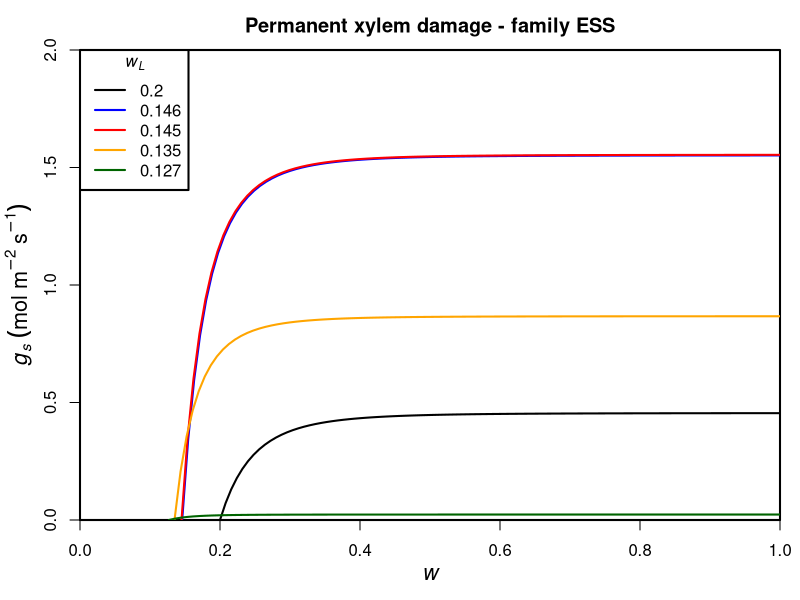

Write the R code that produced this figure.

# gsmax
gsmaxf <- function(w,
                   a=1.6, nZ=0.5, p=43200, l=1.8e-5, LAI=1, h=l*a*LAI/nZ*p, VPD=0.02,
                   pe=-1.58*10^-3, b=4.38, h2=h/1000, kxmax=5, c=5.71, d=10.05){
  
  # xylem conductance function
  kxf <- function(x)kxmax*exp(-(-x/d)^c)
  # minimum xylem water potential function for given w
  pxminf <- function(w){
    ps <- pe*w^(-b)
    f1 <- function(x)(ps-x)*h2*kxf(x)
    res <- optimize(f1, c(-20, pe), tol=.Machine$double.eps, maximum=T)$maximum
    return(res)
  }
  
  ps <- pe*w^(-b)
  pxmin <- pxminf(w)
  res <- (ps-pxmin)*h2*kxf(pxmin)/(h*VPD)
  return(res)
}
gsmaxf1 <- Vectorize(gsmaxf)

# gswL(w)
gswLf <- function(w, wL,
                  a=1.6, nZ=0.5, p=43200, l=1.8e-5, LAI=1, h=l*a*LAI/nZ*p, VPD=0.02,
                  pe=-1.58*10^-3, b=4.38, h2=h/1000, kxmax=5, c=5.71, d=10.05){
  # xylem conductance function
  kxf <- function(x)kxmax*exp(-(-x/d)^c)
  
  pxmin <- pe*wL^(-b)
  res <- (pe*w^-b-pxmin)*h2*kxf(pxmin)/(h*VPD)
  return(res)
}
# gswL(wL) at given w
gswLwLf <- function(wL, w,
                    a=1.6, nZ=0.5, p=43200, l=1.8e-5, LAI=1, h=l*a*LAI/nZ*p, VPD=0.02,
                    pe=-1.58*10^-3, b=4.38, h2=h/1000, kxmax=5, c=5.71, d=10.05){
  # xylem conductance function
  kxf <- function(x)kxmax*exp(-(-x/d)^c)
  
  pxmin <- pe*wL^(-b)
  res <- (pe*w^-b-pxmin)*h2*kxf(pxmin)/(h*VPD)
  return(res)
}

# Figure
# gswL(w)
windows(8, 6)
par(mgp=c(2.2, 1, 0), xaxs="i", yaxs="i", lwd=2, mar=c(4, 4, 2.5, 1), mfrow=c(1,1))

#curve(gsmaxf1, 0, 1, xlim=c(0, 1), ylim=c(0, 2), cex.lab=1.3,
#      main="Water use envelope & family ESS",
#      xlab=expression(italic(w)),
#      ylab=expression(italic(g[s])~(mol~m^-2~s^-1)))
#with(data.frame(wL=c(0.3)),
#     {gswLf1 <- function(w)gswLf(w, wL)
#     curve(gswLf1, wL, 1, add=T, col="darkgreen")})
with(data.frame(wL=c(0.2)),
     {gswLf1 <- function(w)gswLf(w, wL)
     curve(gswLf1, wL, 1, xlim=c(0, 1), ylim=c(0, 2), cex.lab=1.3,
           main="Permanent xylem damage - family ESS",
           xlab=expression(italic(w)),
           ylab=expression(italic(g[s])~(mol~m^-2~s^-1)))})
with(data.frame(wL=c(0.146)),
     {gswLf1 <- function(w)gswLf(w, wL)
     curve(gswLf1, wL, 1, add=T, col="blue")})
with(data.frame(wL=c(0.145)),
     {gswLf1 <- function(w)gswLf(w, wL)
     curve(gswLf1, wL, 1, add=T, col="red")})
with(data.frame(wL=c(0.135)),
     {gswLf1 <- function(w)gswLf(w, wL)
     curve(gswLf1, wL, 1, add=T, col="orange")})
with(data.frame(wL=c(0.127)),
     {gswLf1 <- function(w)gswLf(w, wL)
     curve(gswLf1, wL, 1, add=T, col="darkgreen")})
legend("topleft", c("0.2", "0.146", "0.145", "0.135", "0.127"), lty=c(1, 1, 1, 1, 1), col=c("black", "blue", "red", "orange", "darkgreen"), title=expression(italic(w[L])))

# gswLwL(wL)
#windows(8, 6)
#par(mgp=c(2.2, 1, 0), xaxs="i", yaxs="i", lwd=2, mar=c(4, 4, 2.5, 1), mfrow=c(1,1))
#with(data.frame(w=c(0.17)),
#     {gswLwLf1 <- Vectorize(function(wL)gswLwLf(wL, w))
#     curve(gswLwLf1, 0.14, w, ylim=c(0, 2))})
